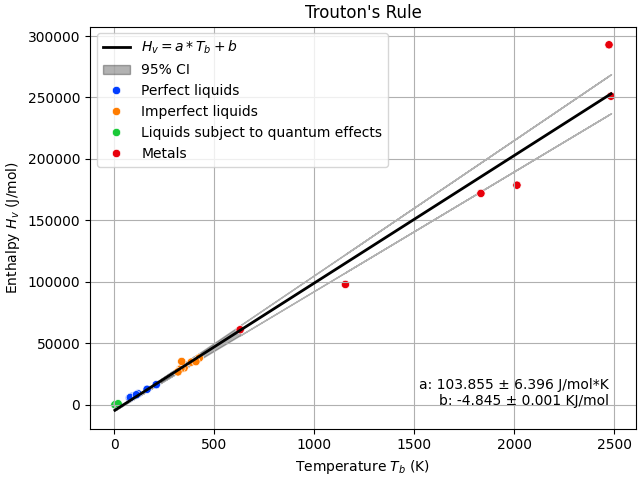

Python code for this plot:
import math
import pandas as pd
import numpy as np
import matplotlib.pyplot as plt
from scipy.stats import t
import seaborn as sns

df = pd.read_csv('trouton.csv')

#Convert for kcal to joules
df['H_v (J/mol)'] = df['H_v (kcal/mol)'] * 4184

y = df["H_v (J/mol)"]
x = df["T_B (K)"]

#All functions below copied from in class excersises
def ols_slope(x, y):
    x_mean = np.mean(x)
    y_mean = np.mean(y)
    numerator = np.sum((x - x_mean) * (y - y_mean))
    denominator = np.sum((x - x_mean) ** 2)
    return numerator / denominator

def ols_intercept(x, y):
    x_mean = np.mean(x)
    y_mean = np.mean(y)
    slope = ols_slope(x, y)
    return y_mean - slope * x_mean

def ols(x, y):
    slope = ols_slope(x, y)
    intercept = ols_intercept(x, y)
    return slope, intercept

# Perform OLS regression
slope, intercept = ols(x, y)

# Calculate residuals
residuals = y - (intercept + slope * x)

# Calculate the sum of the squared residuals
def sse(residuals):
    return np.sum(residuals ** 2)

# Calculate the variance of the residuals
def variance(residuals):
    return sse(residuals) / (len(residuals) - 2)

# Calculate the standard error of the slope
def se_slope(x, residuals):
    numerator = variance(residuals)
    x_mean = np.mean(x)
    denominator = np.sum((x - x_mean) ** 2)
    return np.sqrt(numerator / denominator)

# Calculate the standard error of the intercept
def se_intercept(x, residuals):
    numerator = variance(residuals)
    x_mean = np.mean(x)
    denominator = len(x) * np.sum((x - x_mean) ** 2)
    return np.sqrt(numerator / denominator)

#Calculates standard error values
se_slope_val = se_slope(x, residuals)
se_intercept_val = se_intercept(x, residuals)


#Calculate confiedence intervals for slope and intercept
def confidence_interval_slope(x, residuals, confidence_level):
    # Calculate the standard error of the slope
    se = se_slope(x, residuals)

    # Calculate the critical t-value
    n_data_points = len(x)
    df = n_data_points - 2  # degrees of freedom
    alpha = 1 - confidence_level
    critical_t_value = t.ppf(1 - alpha/2, df)

    # Calculate the confidence interval
    return critical_t_value * se
print(f"slope: {slope:.3f} +/- {confidence_interval_slope(x, residuals, 0.95):.3f}")
CI_slope = confidence_interval_slope(x, residuals, 0.95)


def confidence_interval_intercept(x, residuals, confidence_level):
    # Calculate the standard error of the intercept
    se = se_intercept(x, residuals)

    # Calculate the critical t-value
    n_data_points = len(x)
    df = n_data_points - 2  # degrees of freedom
    alpha = 1 - confidence_level
    critical_t_value = t.ppf(1 - alpha/2, df)

    # Calculate the confidence interval
    return critical_t_value * se
print(f"intercept: {intercept:.3f} +/- {confidence_interval_intercept(x, residuals, 0.95):.3f}")
CI_int = confidence_interval_intercept(x, residuals, 0.95)


#Plotting results
plt.figure(constrained_layout=True)
x_range = np.linspace(x.min(), x.max(), 100)
y_range = intercept + slope * x_range
plt.plot(x_range, y_range, color='black', linewidth=2, label='$H_v = a*T_b + b$')

plt.fill_between(x, (slope - CI_slope) * x + (intercept - CI_int),
    (slope + CI_slope) * x + (intercept + CI_int),
    color='black', alpha=0.3, label='95% CI')

# Scatter plot with points color-coded by class
sns.scatterplot(x=x, y=y, hue=df["Class"], palette='bright')

plt.text(0.95, 0.05, f'a: {slope:.3f} ± {CI_slope:.3f} J/mol*K\nb: {intercept/1000:.3f} ± {CI_int/1000:.3f} KJ/mol',
         fontsize=10, ha='right', va='bottom', transform=plt.gca().transAxes)

plt.title("Trouton's Rule")
plt.xlabel('Temperature $T_b$ (K)')
plt.ylabel('Enthalpy $H_v$ (J/mol)')
plt.legend()
plt.grid()

plt.savefig("troutons_rule")
